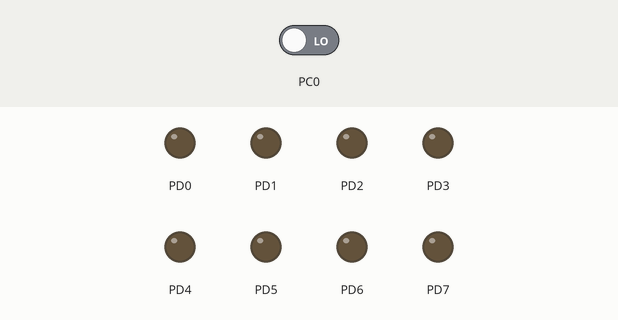
Bench run of a program on a simulated ATmega128, built with avr-gcc and emulated at 8 MHz. Parts: output pins drawn as LEDs (lit = HIGH). Dashed ring = blinking. The test bench sets the inputs (shaded band); at power-on: PC0 LOW.

Above: at 1.2 s.
1.3 s: PC0 driven HIGH
At 1.51 s:
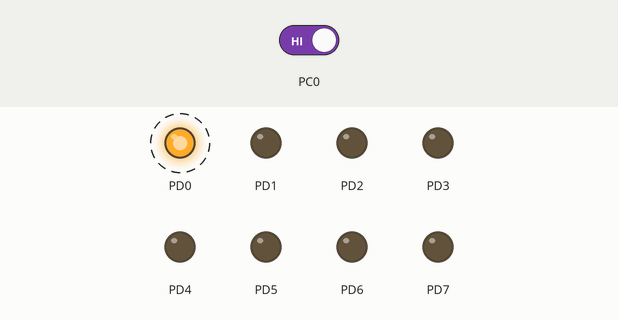
4.3 s: PC0 driven LOW
At 4.3 s:
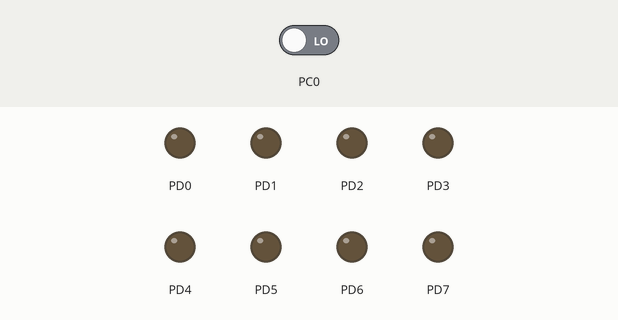
Timing chart, 0 to 7.3 s (numbered marks = the images above; inputs shaded):
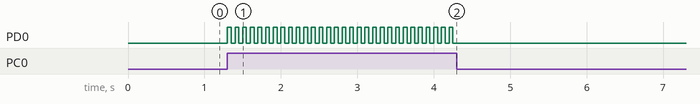

The program:

main.c
```c
#include <avr/io.h>
#define F_CPU 8000000UL
#include <util/delay.h>
#include <stdlib.h>


int main(void)
{
	DDRD = 0xFF; // of 0b11111111, zet alles op output
	// Set PORTA for input
	DDRC = 0x00; // of 0b00000000, zet alles op input
	while (1)
	{
		// Check of de drukknop is ingedrukt op PINC0
		if (PINC & 0x01) // Mask with 0b0000001, bit0
		{
			// Laat de LED op D0 knipperen
			PORTD = 0x01;
			_delay_ms(50);
			PORTD = 0;
			_delay_ms(50);
		}
		else // LED D0 uit
		{
			PORTD = 0x00;
		}
	}

	return 0;
}
```

Measured:
- after the input at 1.3 s, PD0: alternates HIGH for 0.05 s and LOW for 0.05 s, starting at once
- after the input at 4.3 s, PD0: stops changing and stays LOW
